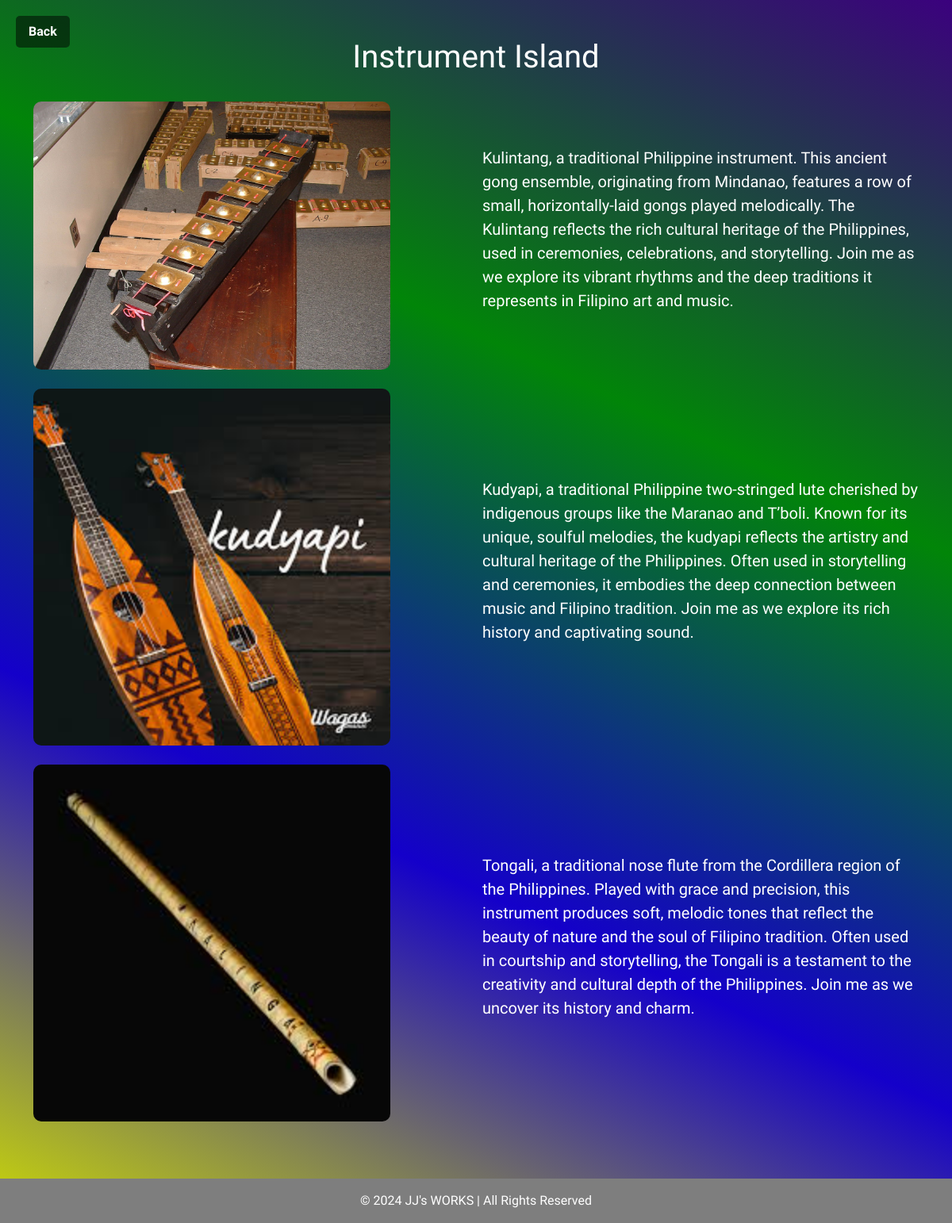
Screenshot of /A08/view.php?islandOfPersonalityID=3 with the database file from the repository.
### tables this page shows
CREATE TABLE `islandsofpersonality` (
`islandOfPersonalityID` int(4) NOT NULL,
`name` varchar(40) NOT NULL,
`shortDescription` varchar(300) DEFAULT NULL,
`longDescription` varchar(2000) DEFAULT NULL,
`color` varchar(10) DEFAULT NULL,
`image` varchar(50) DEFAULT NULL,
`status` varchar(10) DEFAULT NULL
);

CREATE TABLE `islandcontents` (
`islandContentID` int(4) NOT NULL,
`islandOfPersonalityID` int(4) NOT NULL,
`image` varchar(50) DEFAULT NULL,
`content` varchar(1000) NOT NULL,
`color` varchar(10) DEFAULT NULL
);

### A08/connect.php (called while the page is built, shortened)
<?php
  function executeQuery($query){
    $conn = $GLOBALS['conn'];
    return mysqli_query($conn, $query);
  }
?>

### A08/view.php (the view, shortened to what this page needs)
<?php
include('connect.php');
if (isset($_GET['islandOfPersonalityID'])) {
    $islandOfPersonalityID = $_GET['islandOfPersonalityID'];
    $islandQuery = "
        SELECT
            islandcontents.*,
            islandsofpersonality.name AS name,
            islandcontents.color AS color
        FROM islandcontents
        JOIN islandsofpersonality
        ON islandcontents.islandOfPersonalityID = islandsofpersonality.islandOfPersonalityID
        WHERE islandcontents.islandOfPersonalityID = '$islandOfPersonalityID'
    ";
    $islandResult = executeQuery($islandQuery);
    if ($row = mysqli_fetch_assoc($islandResult)) {
        $name = $row['name'];
    }
    $islandResult = executeQuery($islandQuery);
}
?>
<!doctype html>
<html lang="en">
<head>
    <link href="https://cdn.jsdelivr.net/npm/bootstrap@5.3.3/dist/css/bootstrap.min.css" rel="stylesheet"
>
</head>
    <body>
        <a href="index.php" class="back-button">Back</a>
        <div class="container my-5">
            <div class="row">
                <div class="col-12 text-center mb-4">
                    <h1><?php echo $name; ?></h1>
                </div>
                <?php
                while ($row = mysqli_fetch_assoc($islandResult)) {
                    $image = $row['image'];
                    $content = $row['content'];
                    ?>
                    <div class="col-12 mb-4">
                        <div class="row gx-3 gy-4 align-items-center">
                            <div class="col-sm-12 col-md-6">
                                <img src="images/<?php echo $image; ?>" class="custom-image">
                            </div>
                            <div class="col-sm-12 col-md-6">
                                <p style="font-size: 20px;"><?php echo $content; ?></p>
                            </div>
                        </div>
                    </div>
                    <?php
                }
                ?>
            </div>
        </div>
        <footer class="text-white text-center py-3 mt-5">
            © 2024 JJ's WORKS | All Rights Reserved
        </footer>
    </body>
</html>

### A08/view.php (style rules this page uses)
body { background: linear-gradient(25deg,rgb(204, 218, 5),rgb(20, 0, 202), rgb(1, 133, 8), rgb(59, 1, 126) ); color: white; margin: 0; padding: 0; font-family: 'Metamorphous', sans-serif; }
h1 { font-family: 'Metamorphous', sans-serif; }
.back-button { position: absolute; top: 20px; left: 20px; font-size: 16px; font-weight: bold; color: white; background-color: rgba(0, 0, 0, 0.5); border: none; padding: 8px 16px; border-radius: 5px; text-decoration: none; z-index: 10; }
.custom-image { width: 100%; max-width: 450px; height: auto; object-fit: cover; border-radius: 10px; }
footer { background-color:rgb(126, 126, 126); }

### rows the page displays
islandsofpersonality: name "Instrument Island"
islandcontents: image (picture), content "Kulintang, a traditional Philippine instrument. This ancient gong ensemble, originating from Mindanao, features a row of small, horizontally-laid gongs played melodically. The Kulintang reflects the rich cultural heritage of the Philippines, used in ceremonies, celebrations, and storytelling. Join me as we explore its vibrant rhythms and the deep traditions it represents in Filipino art and music."
islandcontents: image (picture), content "Kudyapi, a traditional Philippine two-stringed lute cherished by indigenous groups like the Maranao and T’boli. Known for its unique, soulful melodies, the kudyapi reflects the artistry and cultural heritage of the Philippines. Often used in storytelling and ceremonies, it embodies the deep connection between music and Filipino tradition. Join me as we explore its rich history and captivating sound."
islandcontents: image (picture), content "Tongali, a traditional nose flute from the Cordillera region of the Philippines. Played with grace and precision, this instrument produces soft, melodic tones that reflect the beauty of nature and the soul of Filipino tradition. Often used in courtship and storytelling, the Tongali is a testament to the creativity and cultural depth of the Philippines. Join me as we uncover its history and charm."
